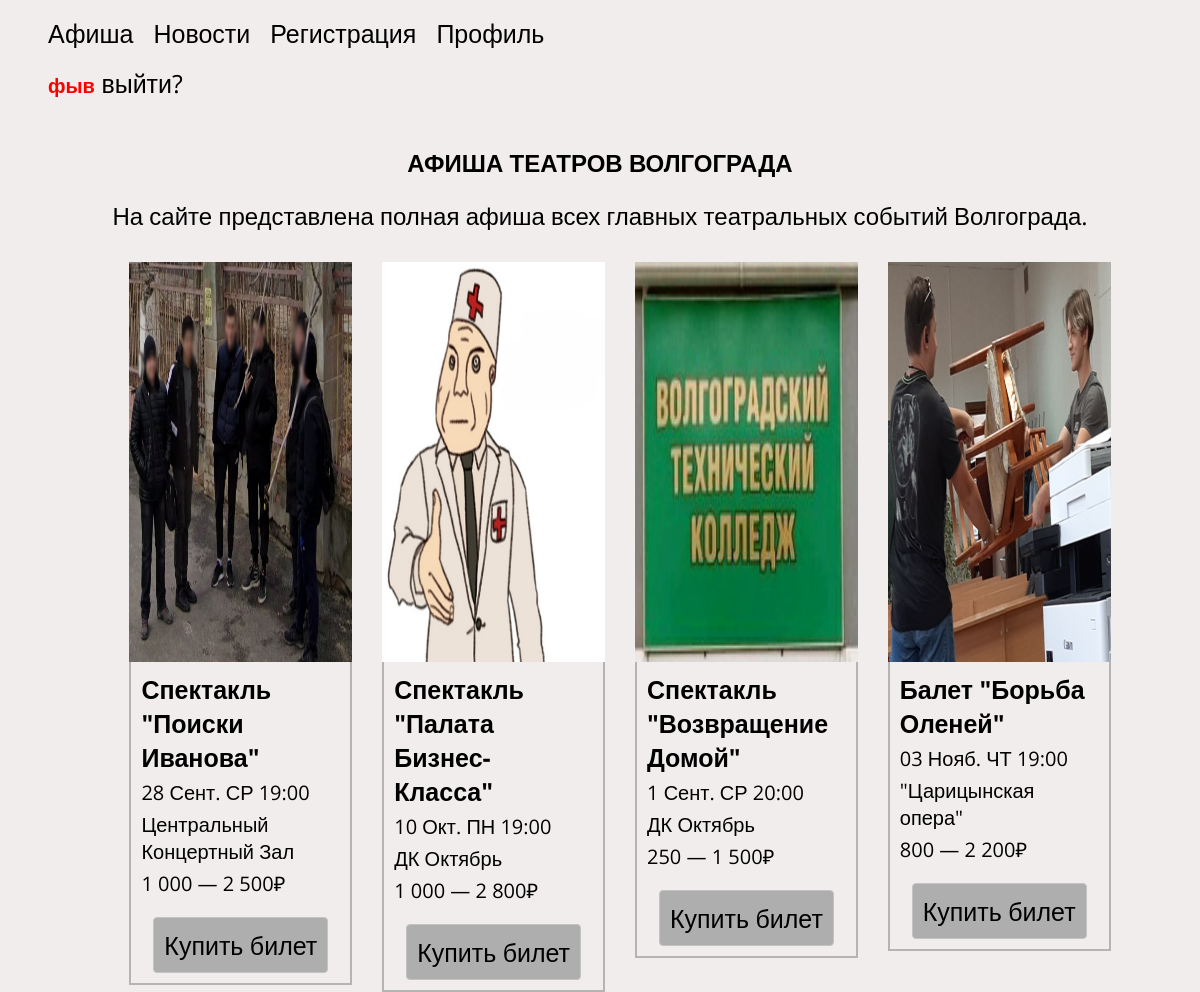
/ (signed in), run on the app's committed database.
### tables this page shows
CREATE TABLE `user` (
  `id` int NOT NULL,
  `login` varchar(255) NOT NULL,
  `password` varchar(255) NOT NULL
);

CREATE TABLE `poster` (
  `id` int NOT NULL,
  `img` varchar(255) NOT NULL,
  `name` varchar(255) NOT NULL,
  `date` varchar(255) NOT NULL,
  `place` varchar(255) NOT NULL,
  `price` varchar(255) NOT NULL
);

### index.php (the view, shortened to what this page needs)
<?php
include 'connect.php';
if (!$conn) {
    die("Ошибка: " . mysqli_connect_error());
} else {
    $posterSelect = "SELECT * FROM `poster`";
    $posterSelectResult = mysqli_query($conn, $posterSelect);
}
?>
<!DOCTYPE html>
<html lang="ru">
<head>
    <link rel="stylesheet" href="/style/style.css">
</head>
<body>
    <header class="header">
        <div class="header-container ">
            <nav class="header-nav">
                <ul class="menu flex">
                    <li>
                        <a href="index.php" class="header-link">Афиша</a>
                    </li>
                    <li>
                        <a href="#">Новости</a>
                    <li>
                        <a href="reg.php">Регистрация</a>
                    </li>
                    </li>
                    <li>
                    <a href="profil.php">Профиль</a>
                    </li>
                </ul>
                <?php
                echo "<ul class='header-cabinet'>";
                if (isset($_SESSION["userid"])) {
                    $userlogin  = $_SESSION["userid"];
                    $userSelect = "SELECT login FROM `user` WHERE id = '$userlogin'";
                    $userResult = mysqli_query($conn, $userSelect);
                    $userFetch = mysqli_fetch_array($userResult);
                    echo "<span class ='nameclass'>" . $userFetch['login'] . "</span>";
                    echo "<a href='exit.php'>" . " выйти?" . "</a>";
                } else {
                    echo "<a href='auth.php'>" . "Авторизация" . "</a>";
                }
                echo "</ul>"
                ?>
            </nav>
        </div>
    </header>
    <main class="main">
        <section class="section">
            <div class="container main-container">
                <h1 class="container-header">
                    АФИША ТЕАТРОВ ВОЛГОГРАДА
                </h1>
                <p class="container header-info">На&nbsp;сайте представлена полная афиша всех главных театральных событий Волгограда.
            </div>
            <div class="poster">
                <ul class="poster-list">
                    <?php
                    foreach ($posterSelectResult as $posterRow) {
                        echo "<li class='poster-item'>";
                        echo "<img src='img/" . $posterRow['img'] . "' alt=''>";
                        echo "<div class='poster-content-wrapper'>";
                        echo "<h2 class='poster-header'>" .
                            "<a href='index.php?name=' class='poster-link'>" . $posterRow['name'] . "</a>" .
                            "</h2>";
                        echo "<span class='poster-span'>" . "$posterRow[date]" . "</span>";
                        echo "<span class='poster-span'>" . "$posterRow[place]" . "</span>";
                        echo "<span class='poster-span'>" . "$posterRow[price]" . "</span>";
                        echo "<div class='theatre-about-wrapper'>";
                        echo "<a href='theatre.php?posterid=" . $posterRow['id'] . "' class='about-btn'>" . "Купить билет" . "</a>";
                        echo "</div>";
                        echo "</div>";
                        echo "</li>";
                    }
                    ?>
                </ul>
            </div>
        </section>
    </main>
</body>
</html>

### style/style.css (style rules this page uses)
html { box-sizing: border-box; }
a { align-items: center; text-decoration: none; color: black; font-size: 25px; padding-right: 20px; }
body { background-color: rgb(241, 237, 237); font-family: 'Open Sans', sans-serif; }
.header { padding-bottom: 10px; }
.flex { display: flex; }
.container { padding: 0 15px; margin: 0 auto; max-width: 1024px; }
ul { list-style: none; flex-wrap: wrap }
.nameclass { font-family: 'Open Sans', sans-serif; color: red; font-size: 20px; font-weight: 600; }
.main-container { text-align: center; margin-bottom: 30px; }
.header-info { font-size: 24px; }
.poster-item { width: calc((100% - 30px) / 5); margin-bottom: 10px; display: flex; flex-direction: column; max-height: 400px; min-height: 400px; }
.poster-item:not(:last-child) { margin-right: 30px; }
.poster-item img { display: flex; flex: 1; object-fit: content; overflow: block; max-height: 400px; min-height: 400px; }
.poster-content-wrapper { display: flex; flex-direction: column; align-content: center; padding: 10px; border: 2px solid rgb(180, 180, 180); border-top: none; }
.poster-header { margin: 0; margin-bottom: 5px; }
.poster-link { margin-bottom: 10px; }
.poster-span { margin-bottom: 5px; font-size: 20px; }
.poster-list { display: flex; justify-content: center; }
img { max-width: 100%; }
.theatre-about-wrapper { display: flex; flex: 1; justify-content: center; align-items: flex-end; padding-top: 15px; }
.about-btn { padding: 10px; color: rgb(0, 0, 0); background-color: rgb(174, 174, 174); border: 1px solid rgb(195, 195, 195); border-radius: 4px; }

### data on the page
user: login "фыв"
poster: img (picture), name "Спектакль \"Поиски Иванова\"", date "28 Сент. СР 19:00", place "Центральный Концертный Зал", price "1 000 — 2 500₽"
poster: img (picture), name "Спектакль \"Палата Бизнес-Класса\"", date "10 Окт. ПН 19:00", place "ДК Октябрь", price "1 000 — 2 800₽"
poster: img (picture), name "Спектакль \"Возвращение Домой\"", date "1 Сент. СР 20:00", place "ДК Октябрь", price "250 — 1 500₽"
poster: img (picture), name "Балет \"Борьба Оленей\"", date "03 Нояб. ЧТ 19:00", place "\"Царицынская опера\"", price "800 — 2 200₽"
